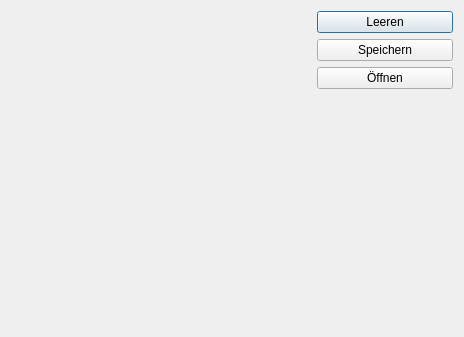
<?xml version="1.0" encoding="UTF-8"?>
<ui version="4.0">
 <class>pattern</class>
 <widget class="QDialog" name="pattern">
  <property name="windowModality">
   <enum>Qt::ApplicationModal</enum>
  </property>
  <property name="geometry">
   <rect>
    <x>0</x>
    <y>0</y>
    <width>464</width>
    <height>337</height>
   </rect>
  </property>
  <property name="windowTitle">
   <string>Zeichnen</string>
  </property>
  <property name="sizeGripEnabled">
   <bool>false</bool>
  </property>
  <layout class="QHBoxLayout" name="horizontalLayout">
   <item>
    <widget class="PatternWidget" name="draw_area" native="true">
     <property name="sizePolicy">
      <sizepolicy hsizetype="Fixed" vsizetype="Fixed">
       <horstretch>0</horstretch>
       <verstretch>0</verstretch>
      </sizepolicy>
     </property>
     <property name="minimumSize">
      <size>
       <width>300</width>
       <height>300</height>
      </size>
     </property>
     <property name="autoFillBackground">
      <bool>false</bool>
     </property>
    </widget>
   </item>
   <item>
    <layout class="QVBoxLayout" name="verticalLayout">
     <item>
      <widget class="QPushButton" name="pushButton">
       <property name="text">
        <string>Leeren</string>
       </property>
      </widget>
     </item>
     <item>
      <widget class="QPushButton" name="pushButton_2">
       <property name="text">
        <string>Speichern</string>
       </property>
      </widget>
     </item>
     <item>
      <widget class="QPushButton" name="pushButton_3">
       <property name="text">
        <string>Öffnen</string>
       </property>
      </widget>
     </item>
     <item>
      <spacer name="verticalSpacer">
       <property name="orientation">
        <enum>Qt::Vertical</enum>
       </property>
       <property name="sizeHint" stdset="0">
        <size>
         <width>20</width>
         <height>40</height>
        </size>
       </property>
      </spacer>
     </item>
    </layout>
   </item>
  </layout>
 </widget>
 <customwidgets>
  <customwidget>
   <class>PatternWidget</class>
   <extends>QWidget</extends>
   <header>patternwidget.h</header>
   <container>1</container>
  </customwidget>
 </customwidgets>
 <resources/>
 <connections/>
</ui>
